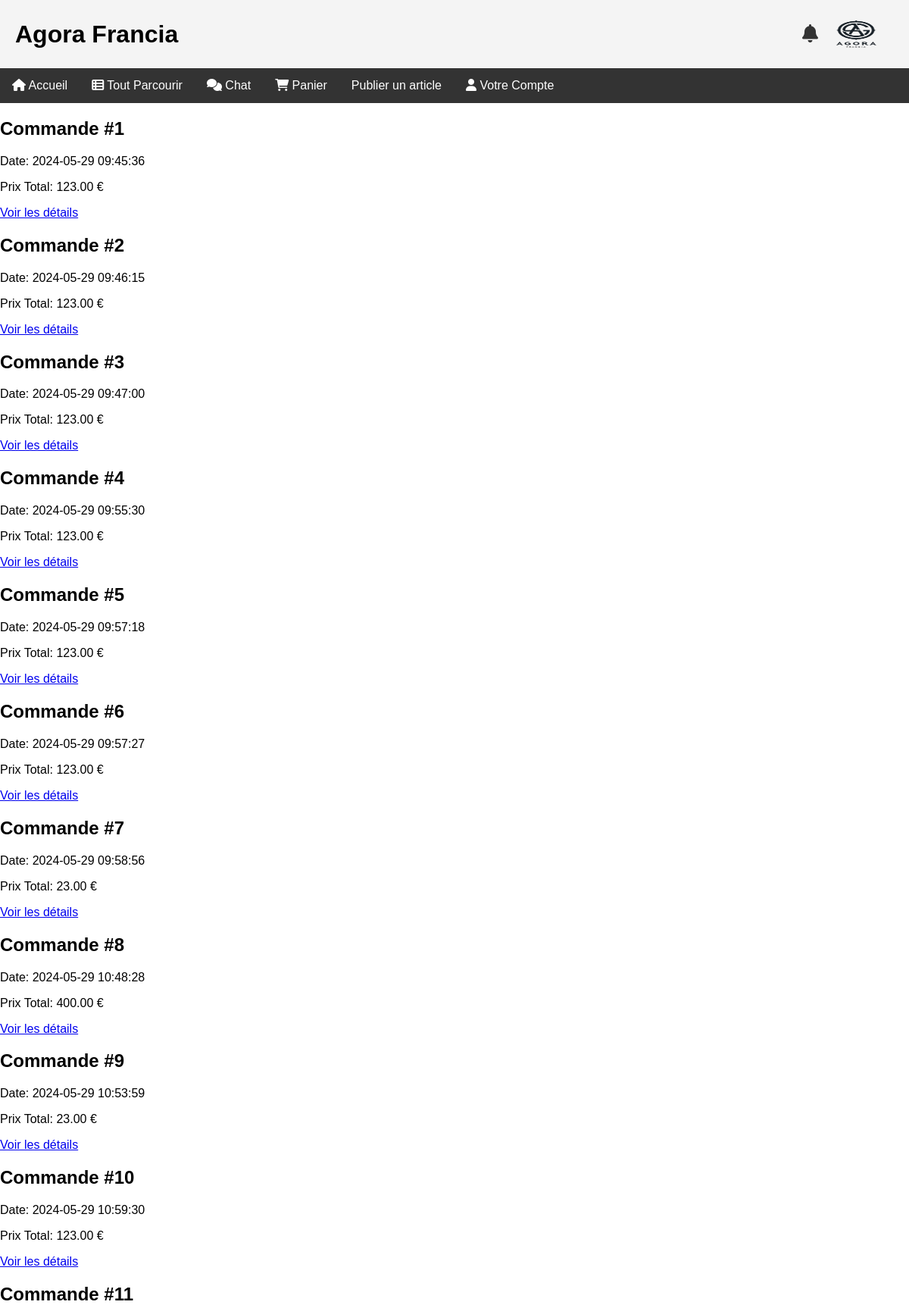
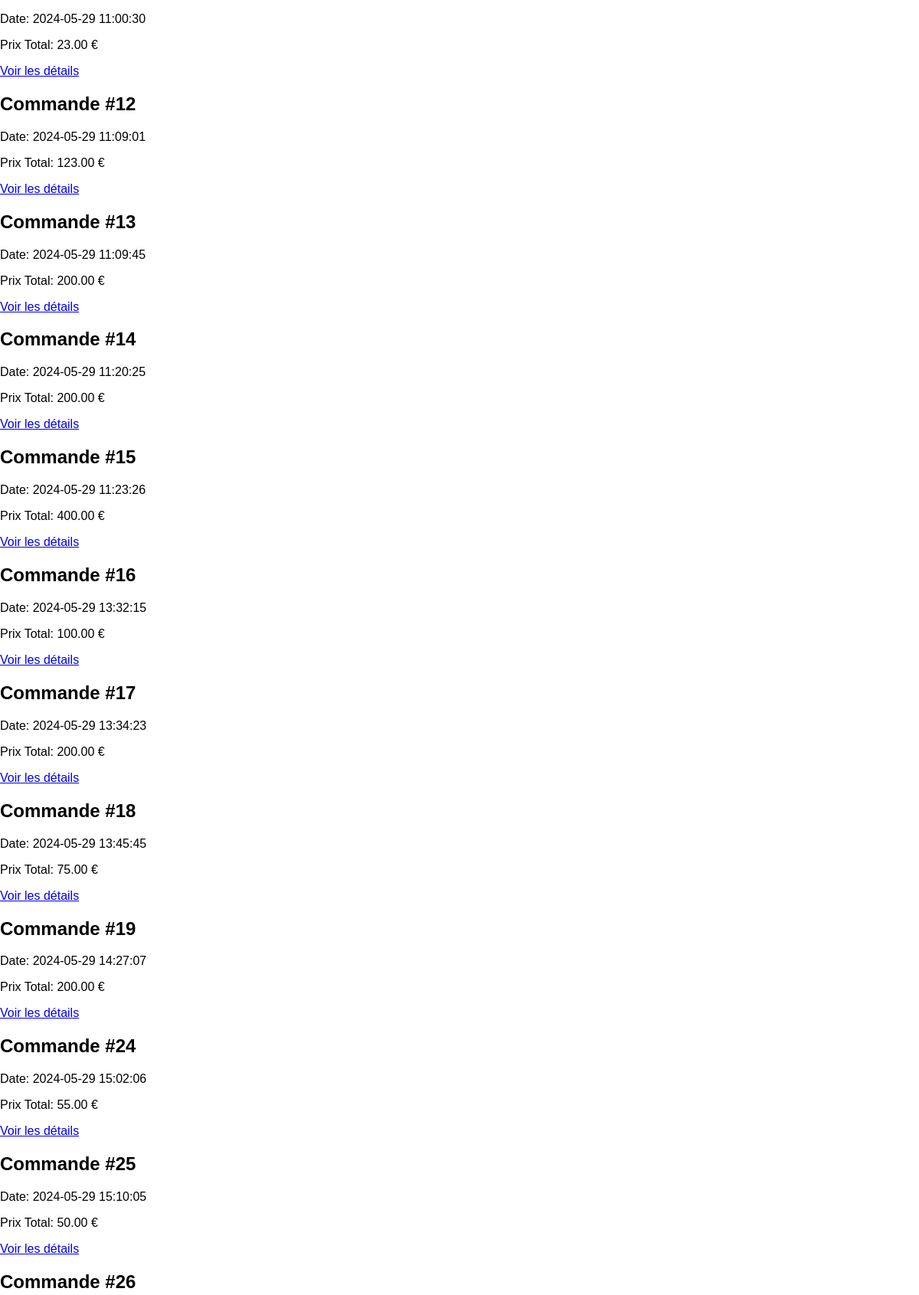
/mes_commandes.php (signed in, upper part), run on the app's committed database (2 pictures, top to bottom).
### tables this page shows
CREATE TABLE `commandes` (
  `id` int(11) NOT NULL,
  `acheteur_id` int(11) DEFAULT NULL,
  `article_id` int(11) DEFAULT NULL,
  `quantite` int(11) DEFAULT NULL,
  `prix_total` decimal(10,2) DEFAULT NULL,
  `adresse_livraison` text DEFAULT NULL,
  `date_commande` timestamp NOT NULL DEFAULT current_timestamp(),
  `status` enum('en attente','expédiée','livrée','annulée') DEFAULT NULL
);

### mes_commandes.php (the view, shortened to what this page needs)
<?php
include 'db_connect.php';
$user_id = $_SESSION['user_id'];
$stmt = $pdo->prepare("SELECT * FROM commandes WHERE acheteur_id = ?");
$stmt->execute([$user_id]);
$commandes = $stmt->fetchAll();
?>
<!DOCTYPE html>
<html lang="fr" xmlns="http://www.w3.org/1999/html">
<head>
    <link href="style.css" rel="stylesheet" type="text/css" />
    <link rel="stylesheet" href="https://cdnjs.cloudflare.com/ajax/libs/font-awesome/6.0.0-beta3/css/all.min.css">
</head>
<body>
<div class="wrapper">
<div class="header">
    <h1>Agora Francia</h1>
    <div class="logo-notification">
        <a href="notifications.html" class="notification-icon"><i class="fas fa-bell"></i></a>
        <img src="logo.png" width="100" height="100" alt="logoAgora">
    </div>
</div>
    <div class="navigation">
        <a href="index.html"><i class="fas fa-home"></i> Accueil</a>
        <a href="browse.php"><i class="fas fa-th-list"></i> Tout Parcourir</a>
        <a href="chat.php"><i class="fas fa-comments"></i> Chat</a>
        <a href="cart.php"><i class="fas fa-shopping-cart"></i> Panier</a>
    <?php if (isset($_SESSION['user_id'])): ?>
        <a href="publish_article.php">Publier un article</a>
    <?php endif; ?>
    <div class="dropdown">
        <a href="#votrecompte" class="dropbtn"><i class="fas fa-user"></i> Votre Compte</a>
    </div>
</div>
<div class="commandes">
    <?php if ($commandes): ?>
        <?php foreach ($commandes as $commande): ?>
            <div class="commande">
                <h2>Commande #<?php echo htmlspecialchars($commande['id']); ?></h2>
                <p>Date: <?php echo htmlspecialchars($commande['date_commande'] ?? ''); ?></p>
                <p>Prix Total: <?php echo htmlspecialchars($commande['prix_total']); ?> €</p>
                <a href="order_details.php?commande_id=<?php echo $commande['id']; ?>">Voir les détails</a>
            </div>
        <?php endforeach; ?>
    <?php else: ?>
        <p>Aucune commande en cours.</p>
    <?php endif; ?>
</div>
</div>
</body>
</html>

### style.css (style rules this page uses)
body { font-family: Arial, sans-serif; margin: 0; padding: 0; }
.wrapper { width: 100%; margin: 0 auto; min-height: 100vh; position: relative; padding-bottom: 50px; }
.header { background: #f4f4f4; padding: 20px; text-align: center; display: flex; justify-content: space-between; align-items: center; }
.header img { height: 50px; }
.header h1 { margin: 0; }
.navigation { background: #333; color: white; overflow: hidden; }
.navigation a { float: left; display: block; color: white; text-align: center; padding: 14px 16px; text-decoration: none; }
.logo-notification { display: flex; align-items: center; }
.notification-icon { margin-left: 10px; font-size: 24px; color: #333; }
.dropdown { float: left; overflow: hidden; }
.dropdown .dropbtn { font-size: 16px; border: none; outline: none; color: white; padding: 14px 16px; background-color: inherit; font-family: inherit; margin: 0; }

### data on the page
commandes: id "1", date_commande "2024-05-29 09:45:36", prix_total "123.00"
commandes: id "2", date_commande "2024-05-29 09:46:15", prix_total "123.00"
commandes: id "3", date_commande "2024-05-29 09:47:00", prix_total "123.00"
commandes: id "4", date_commande "2024-05-29 09:55:30", prix_total "123.00"
commandes: id "5", date_commande "2024-05-29 09:57:18", prix_total "123.00"
commandes: id "6", date_commande "2024-05-29 09:57:27", prix_total "123.00"
commandes: id "7", date_commande "2024-05-29 09:58:56", prix_total "23.00"
commandes: id "8", date_commande "2024-05-29 10:48:28", prix_total "400.00"
commandes: id "9", date_commande "2024-05-29 10:53:59", prix_total "23.00"
commandes: id "10", date_commande "2024-05-29 10:59:30", prix_total "123.00"
commandes: id "11", date_commande "2024-05-29 11:00:30", prix_total "23.00"
commandes: id "12", date_commande "2024-05-29 11:09:01", prix_total "123.00"
commandes: id "13", date_commande "2024-05-29 11:09:45", prix_total "200.00"
commandes: id "14", date_commande "2024-05-29 11:20:25", prix_total "200.00"
commandes: id "15", date_commande "2024-05-29 11:23:26", prix_total "400.00"
commandes: id "16", date_commande "2024-05-29 13:32:15", prix_total "100.00"
commandes: id "17", date_commande "2024-05-29 13:34:23", prix_total "200.00"
commandes: id "18", date_commande "2024-05-29 13:45:45", prix_total "75.00"
commandes: id "19", date_commande "2024-05-29 14:27:07", prix_total "200.00"
commandes: id "24", date_commande "2024-05-29 15:02:06", prix_total "55.00"
commandes: id "25", date_commande "2024-05-29 15:10:05", prix_total "50.00"
commandes: id "26"
